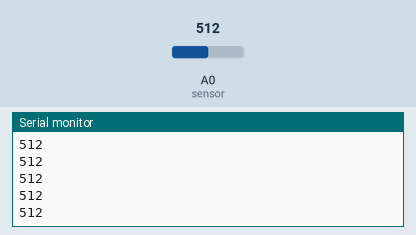
Simulated run of this sketch. Board: Arduino Uno, built with avr-gcc and run on an emulated ATmega328P. Parts: the last lines printed to the serial monitor. Inputs (shaded band) come from the test bench; at power-on: A0 (sensor) = 512.

Above: at 1.2 s.
1.3 s: A0 (sensor) set to 716
At 2.3 s:
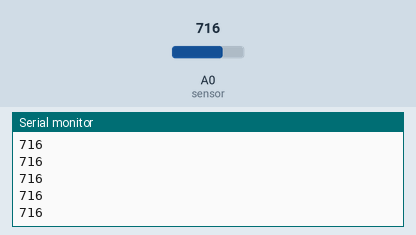
2.8 s: A0 (sensor) set to 900
At 3.6 s:
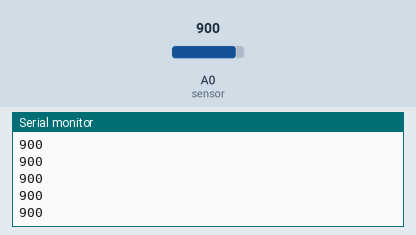
Timing chart, 0 to 5.8 s (numbered marks = the images above; inputs shaded):
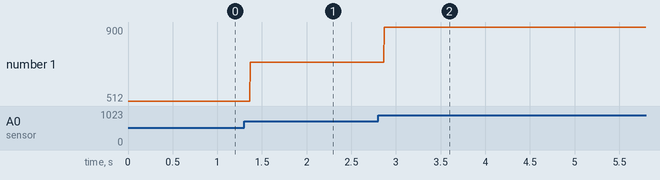

The sketch:

lab9.ino
```cpp
const int sensor = A0;
int sensorRead;

void setup() {
  Serial.begin(9600);
  pinMode(sensor, INPUT);
}

void loop() {
  sensorRead = analogRead(sensor);
  Serial.println(sensorRead);
}

void readInput(){
  // String outgoingString;
  // byte outgoingByte;
  // byte outgoingByte2;

  if(Serial.available() > 0){
    Serial.println("WRITING");
    // outgoingString = (String)sensor;
    // outgoingByte = (byte)sensor;
    // Send most significant byte first
    /* outgoingByte2 = outgoingByte >> 8;
    Serial.write(outgoingByte2);

    // send least significant byte second
    Serial.write(outgoingByte); */
    Serial.print(sensorRead);
  }
}
```

Measured:
- after the input at 1.3 s, the serial monitor: prints a new line after 0.07 s (image 1)
- after the input at 2.8 s, the serial monitor: prints a new line after 0.07 s (image 2)
- plotted number 1: 512 → 716 after the input at 1.3 s, 716 → 900 after the input at 2.8 s
